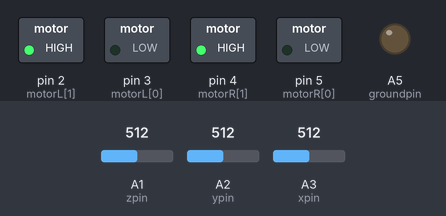
Bench run of a sketch on a simulated Arduino Uno, built with avr-gcc and run on an emulated ATmega328P. On the bench: switched loads named in the sketch (green lamp = pin HIGH), output pins drawn as LEDs (lit = HIGH). Inputs (shaded band) come from the test bench; at power-on: A1 (zpin) = 512, A2 (ypin) = 512, A3 (xpin) = 512. Pins used as bus, display or sensor lines are not drawn; what the sketch prints to the serial monitor is not drawn.

Above: at 0.1 s.
Timing chart, 0 to 1.6 s (numbered marks = the images above):
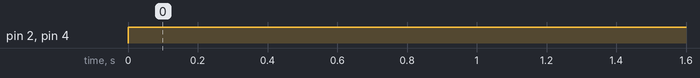

The sketch:

vyaspro.ino
```cpp
int motorL[]={3,2};
int motorR[]={5,4};
const int zpin = A1;
const int ypin = A2;
const int xpin = A3;
const int powerpin = A4;
const int groundpin = A5;
void setup()
{
    Serial.begin(9600);
    pinMode(2,OUTPUT);
    pinMode(3,OUTPUT);
    pinMode(4,OUTPUT);
    pinMode(5,OUTPUT);
  pinMode(groundpin, OUTPUT);
  pinMode(powerpin, OUTPUT);
  digitalWrite(groundpin, LOW);
  digitalWrite(powerpin, HIGH);
  }
void loop()
{             int x=analogRead(xpin);
              int y=analogRead(ypin);
              int z=analogRead(zpin);
              /*
              Serial.println("x");
              Serial.println(x);
              delay(2000);
              Serial.println("y");
              Serial.println(y);
              delay(2000);
              Serial.println("z");
              Serial.println(z);
              delay(2000);
              */
              if(335<x<35)
              {
              Serial.println("Moving Backward");
              bck();
              }
              else if(345<x<360)
              {
              Serial.println("Moving Forward");
              fwd();
              }
              else if(350<y<370)
              {
                if(360<z<370)
                {
                  Serial.println("Moving Right");
                  right();
                }
                else if(340<z<355)
                {
                  Serial.println("Moving Left");
                  left();
                }
                else
                {
                  Serial.println("reset sensor");
                }
              }
              else if(340<x<350 && 340<y<350 && 415<z<425)
              {
                Serial.println("Not moving");
                nomove();
              }
              else
              {
                Serial.println("reset sensor");
              }
}
void fwd()
{
  digitalWrite(motorR[0],HIGH);
  digitalWrite(motorR[1],LOW);
  digitalWrite(motorL[0],HIGH);
  digitalWrite(motorL[1],LOW);
}
void bck()
{
  digitalWrite(motorR[0],LOW);
  digitalWrite(motorR[1],HIGH);
  digitalWrite(motorL[0],LOW);
  digitalWrite(motorL[1],HIGH);

}
  void left()
{
  digitalWrite(motorR[0],HIGH);
  digitalWrite(motorR[1],LOW);
  digitalWrite(motorL[0],LOW);
  digitalWrite(motorL[1],HIGH);

}
void right()
{
  digitalWrite(motorR[0],LOW);
  digitalWrite(motorR[1],HIGH);
  digitalWrite(motorL[0],HIGH);
  digitalWrite(motorL[1],LOW);

}
void nomove()
{
  digitalWrite(motorR[0],LOW);
  digitalWrite(motorR[1],LOW);
  digitalWrite(motorL[0],LOW);
  digitalWrite(motorL[1],LOW);
}
```

Measured:
- by itself, pin 2 (motorL[1]), pin 4 (motorR[1]): LOW → HIGH at 0.00 s
